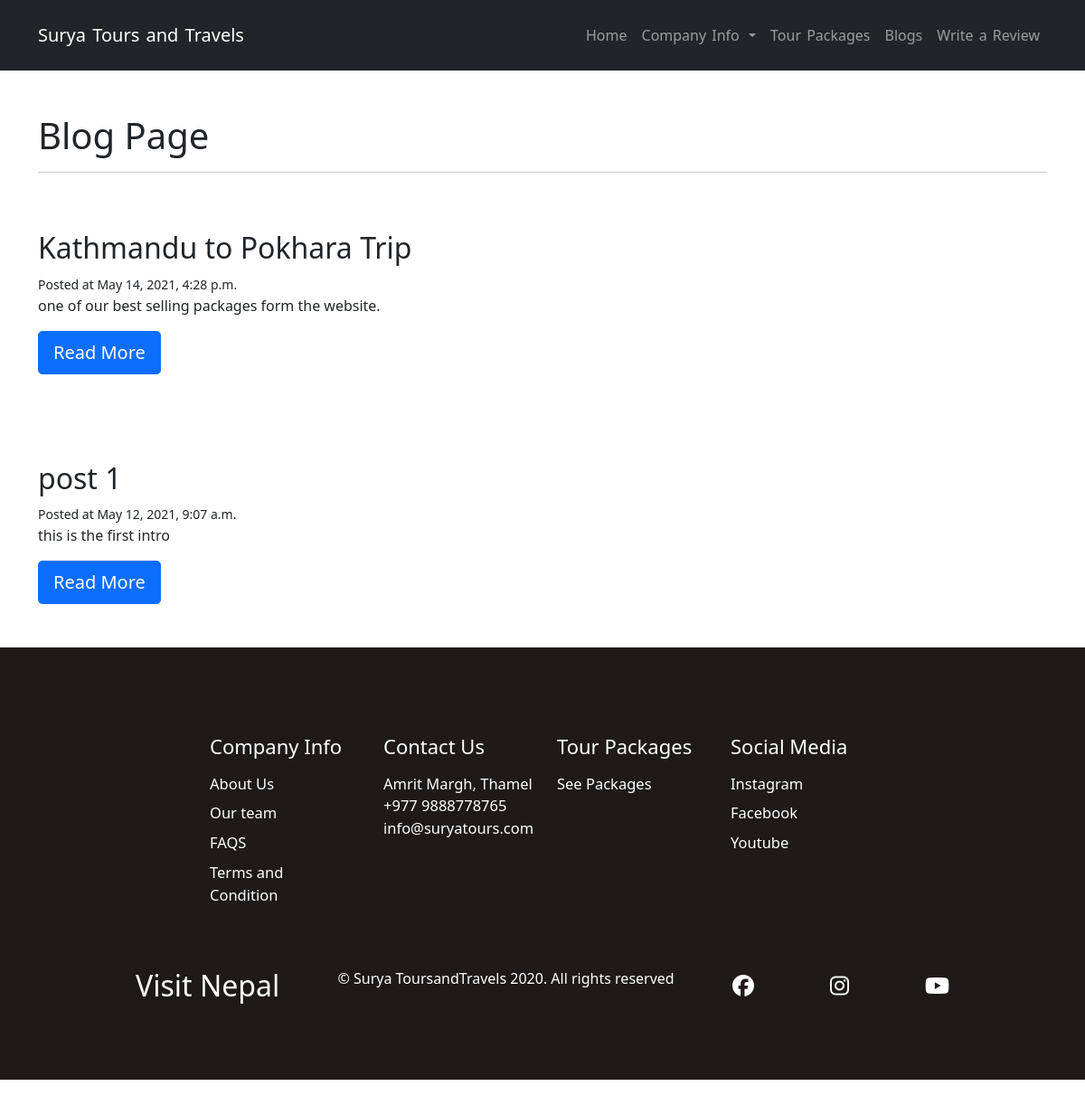
Screenshot of /blog/ with the database file from the repository.
### main/models.py (models this page shows)
class  Post(models.Model):
    title = models.CharField(max_length=255)
    slug = models.SlugField()
    intro = models.TextField()
    body = models.TextField()
    date_added = models.DateTimeField(auto_now_add=True)
    class Meta:
        ordering = ['-date_added']

### main/views.py (the view)
# urls.py: path("blog/", views.blog, name = "blog"),
def blog(request):
    posts = Post.objects.all()
    return render(request, "main/blog.html", {"posts":posts})

### main/templates/main/blog.html
{% extends 'main/base.html' %} {% block content %}
<section class="main_heading my-5">
    <div class="container">
        <div class="text-left ">
            <h1 class="display-6"> Blog Page</h1>
            <hr class="w-100 mx-auto" />
        </div>
    </div>
    {% for post in posts %}
    <div class="post-block container py-5">
        <h2 class="subtitle">
            {{post.title}}</h2>
        <small>
                Posted at {{post.date_added}}
            </small>
        <p>{{post.intro}}</p>
        <a href="{% url 'post_detail' post.slug  %}" button class="button is-success btn btn-primary btn-lg">Read More</a>
    </div>
    {% endfor %} {% endblock%}

### main/static/home/css/style.css (style rules this page uses)
* { margin: 0; padding: 0; box-sizing: border-box; }

### rows the page displays
Post: title "Kathmandu to Pokhara Trip", date_added "May 14, 2021, 4:28 p.m.", intro "one of our best selling packages form the website."
Post: title "post 1", date_added "May 12, 2021, 9:07 a.m.", intro "this is the first intro"
